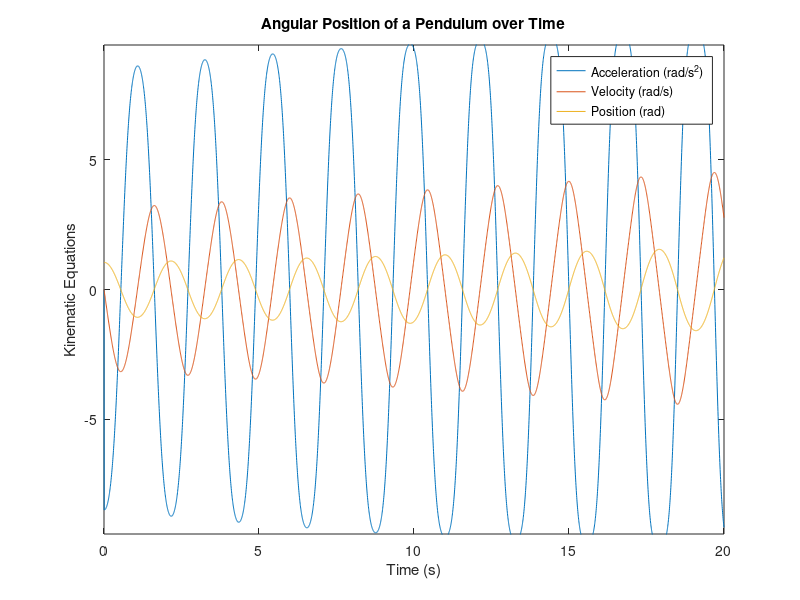
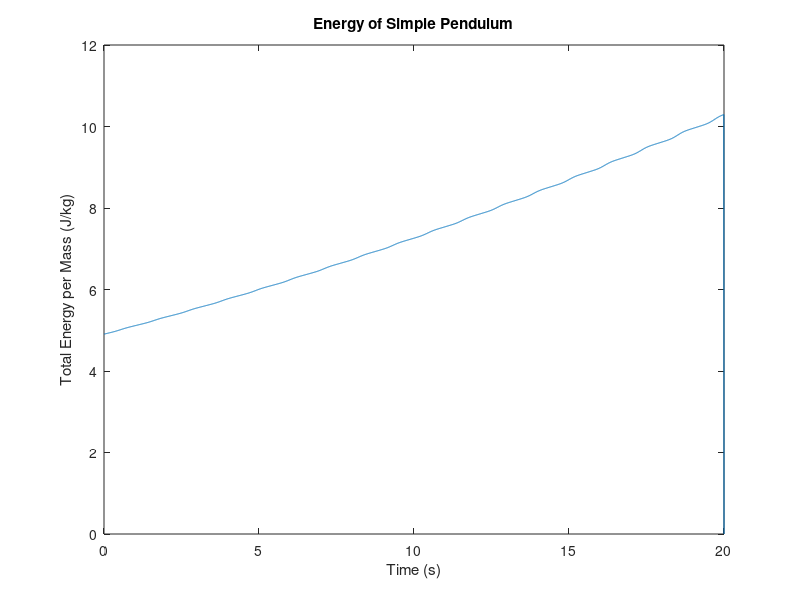

The MATLAB source for these figures, in order:
% SIMPLE PENDULUM
% Simon Ng
% UID: 304993160

% Clear MATLAB Workspace
clear all;
clc;

% Define Constants and Time Variables
g = 9.81;
L = 1;
dt = 0.005;
tFinal = 20;
N = ceil(tFinal/dt) + 1;
Nminus1 = N-1;
time = linspace(0,tFinal,N);

% Make Empty Arrays
theta = zeros(N, 1);
omega = zeros(N, 1);
alpha = zeros(N, 1);
h = zeros(N, 1);
energyPerMass = zeros(N, 1);

% Initialize First Vector Entries
theta(1,1) = pi/3;
omega(1,1) = 0;
alpha(1,1) = 0;
h(1,1) = L*(1-cos(theta(1,1)));
energyPerMass(1,1) = g*h(1,1)+1/2*(L*omega(1,1))^2; 

% Calculate and Store Theta, Omega, Alpha, h, and Energy
for k = 1:Nminus1
    
    omega(k+1) = -g/L*sin(theta(k))*dt+omega(k);
    theta(k+1) = theta(k)+omega(k)*dt;
    alpha(k+1) = (omega(k+1)-omega(k))/dt;
    h(k+1) = L*(1-cos(theta(k)));
    energyPerMass(k) = g*h(k+1)+1/2*(L*omega(k)).^2;
    
end

% Plot Position, Velocity, and Acceleration
figure
plot(time, alpha, time, omega, time, theta)
legend('Acceleration (rad/s^2)', 'Velocity (rad/s)', 'Position (rad)');
xlabel('Time (s)')
ylabel('Kinematic Equations')
title('Angular Position of a Pendulum over Time')
axis([0 20 -3*pi 3*pi])

% Plot Energy
figure
plot(time, energyPerMass)
xlabel('Time (s)')
ylabel('Total Energy per Mass (J/kg)')
title('Energy of Simple Pendulum')
